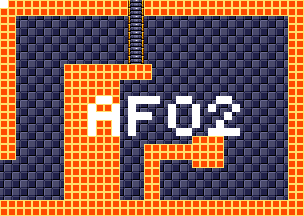

This game map was drawn from its Tiled (.tmx) file and the tilesets committed beside it. A one-line description and the trimmed map source follow:
An orthogonal 38x27 tile map with 8x8 px tiles, 4 tile layers (background, foreground, room numbers, Objects), 15 tilesets.

<map version="1.5" tiledversion="1.7.1" orientation="orthogonal" renderorder="right-down" width="38" height="27" tilewidth="8" tileheight="8" infinite="0" nextlayerid="11" nextobjectid="1">
 <tileset firstgid="1" source="tilesheets/tsKarniMata.tsx" />
 <tileset firstgid="1025" source="tilesheets/tsVoodooWasp.tsx" />
 <tileset firstgid="2049" source="tilesheets/tsBurial.tsx" />
 <tileset firstgid="3073" source="tilesheets/tsBlueTemple.tsx" />
 <tileset firstgid="4097" source="tilesheets/tsGoddess.tsx" />
 <tileset firstgid="5121" source="tilesheets/tsKonark.tsx" />
 <tileset firstgid="6145" name="sEnemies" tilewidth="8" tileheight="8" tilecount="1024" columns="32">
  <image source="../grapx/tilesheets/sObjects.bmp" trans="ff94ff" width="256" height="256" />
 </tileset>
 <tileset firstgid="7169" source="tilesheets/tsIceTemple.tsx" />
 <tileset firstgid="8193" source="tilesheets/tsLavaArea.tsx" />
 <tileset firstgid="9217" source="tilesheets/tsBossArea.tsx" />
 <tileset firstgid="10241" source="tilesheets/tsPegu.tsx" />
 <tileset firstgid="11265" source="tilesheets/sTiwanakuTemple.tsx" />
 <tileset firstgid="12289" source="tilesheets/sIndraTemple.tsx" />
 <tileset firstgid="13313" source="tilesheets/sTeleport.tsx" />
 <tileset firstgid="14337" source="tilesheets/sObjects.tsx" />
 <layer id="2" name="background" width="38" height="27">
  <data>[1026 cells, 1026 non-empty, 2 distinct tile ids]</data>
 </layer>
 <layer id="1" name="foreground" width="38" height="27">
  <data>[1026 cells, 411 non-empty, 3 distinct tile ids]</data>
 </layer>
 <layer id="7" name="room numbers" width="38" height="27">
  <data>[1026 cells, 43 non-empty, 1 distinct tile ids]</data>
 </layer>
 <layer id="10" name="Objects" width="38" height="27">
  <data>[1026 cells, 0 non-empty, 0 distinct tile ids]</data>
 </layer>
</map>
